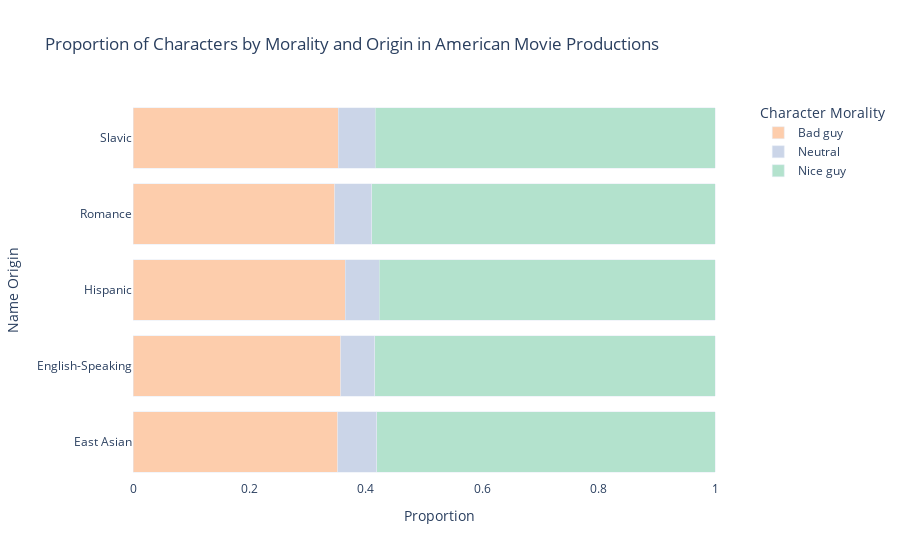

The notebook cell saved with this chart:
### Code cell
df_usa2 = df_usa.groupby(['Ethnicity','Interpretation_SA'])['Count'].sum().reset_index().copy()
df_usa2['Proportion'] = df_usa2.groupby('Ethnicity')['Count'].transform(lambda x: x / x.sum())
proportion_plot(df_usa2,"Proportion of Characters by Morality and Origin in American Movie Productions")
fig.write_html("plots/us-urss2.html")

### Figure 1 — Plotly figure (JSON) as saved in the notebook; plotly's stock layout.template omitted (floating-point values rounded to 4 significant figures)
{"data": [{"alignmentgroup": "True", "hovertemplate": "Character Morality=Bad guy<br>Proportion=%{x}<br>Name Origin=%{y}<extra></extra>", "legendgroup": "Bad guy", "marker": {"color": "#FDCDAC", "pattern": {"shape": ""}}, "name": "Bad guy", "offsetgroup": "Bad guy", "orientation": "h", "showlegend": true, "textposition": "auto", "type": "bar", "x": [0.3512, 0.357, 0.3644, 0.3461, 0.3523], "xaxis": "x", "y": ["East Asian", "English-Speaking", "Hispanic", "Romance", "Slavic"], "yaxis": "y"}, {"alignmentgroup": "True", "hovertemplate": "Character Morality=Neutral<br>Proportion=%{x}<br>Name Origin=%{y}<extra></extra>", "legendgroup": "Neutral", "marker": {"color": "#CBD5E8", "pattern": {"shape": ""}}, "name": "Neutral", "offsetgroup": "Neutral", "orientation": "h", "showlegend": true, "textposition": "auto", "type": "bar", "x": [0.0675, 0.05799, 0.05863, 0.06389, 0.0638], "xaxis": "x", "y": ["East Asian", "English-Speaking", "Hispanic", "Romance", "Slavic"], "yaxis": "y"}, {"alignmentgroup": "True", "hovertemplate": "Character Morality=Nice guy<br>Proportion=%{x}<br>Name Origin=%{y}<extra></extra>", "legendgroup": "Nice guy", "marker": {"color": "#B3E2CD", "pattern": {"shape": ""}}, "name": "Nice guy", "offsetgroup": "Nice guy", "orientation": "h", "showlegend": true, "textposition": "auto", "type": "bar", "x": [0.5813, 0.585, 0.577, 0.59, 0.5839], "xaxis": "x", "y": ["East Asian", "English-Speaking", "Hispanic", "Romance", "Slavic"], "yaxis": "y"}], "layout": {"bargap": 0.2, "barmode": "stack", "legend": {"title": {"text": "Character Morality"}, "tracegroupgap": 0}, "plot_bgcolor": "white", "title": {"text": "Proportion of Characters by Morality and Origin in American Movie Productions"}, "xaxis": {"anchor": "y", "domain": [0, 1], "showgrid": false, "title": {"text": "Proportion"}}, "yaxis": {"anchor": "x", "domain": [0, 1], "showgrid": false, "title": {"text": "Name Origin"}}}}
